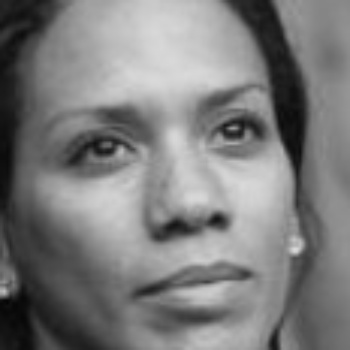
#> input picture images/Barbara_Becker_0001.jpg, 350 x 350 px, found by its file name; its folder holds only this picture in this run
$ python 'ak310 copy.py'
#> lines starting #> are read from the running program, lines starting #| are printed output that depends on the picture
import cv2
from imutils import paths
import imutils
import os
from os import listdir
from os.path import isfile
import numpy as np

def get_file_list(mypath):
#> in augment_data, img0 is the input picture: shape (350, 350, 3); min 5, max 218, mean 124.3
	inc_extensions = ['jpeg', 'png', 'jpg']
	onlyfiles = [f for f in listdir(mypath) if any(f.endswith(ext) for ext in inc_extensions)] #read all files in mypath; uses os module
	return onlyfiles #return list of image files

def rotate(image, rows, cols):
	for i in range(0, 4):
		rotation_angle = np.random.randint(low=-60, high=60)
		M = cv2.getRotationMatrix2D((cols,rows), rotation_angle, 1)
		t = cv2.warpAffine(image, M, (cols,rows))
		if i == 0:
			img_array = t[...,np.newaxis]
		else:
			img_array = np.concatenate((img_array, t[...,np.newaxis]), axis=3)
	return img_array

def translate(image, rows, cols):
	for i in range(0, 2):
		pixel_shift = np.random.randint(low=-rows*0.2, high=rows*0.2)
		h_shift = np.float32([[1,0,pixel_shift],[0,1,0]])
		v_shift = np.float32([[1,0,0],[0,1,pixel_shift]])
		t1 = cv2.warpAffine(image, h_shift, (cols,rows))
		t2 = cv2.warpAffine(image, v_shift, (cols,rows))
		if i == 0:
			img_array = np.concatenate((t1[...,np.newaxis], t2[...,np.newaxis]), axis=3)
		else:
			img_array = np.concatenate((img_array, t1[...,np.newaxis], t2[...,np.newaxis]), axis=3)
	return img_array

def save_images(image_array, save_path, image_name):
    image_name = image_name.replace(".jpeg", "")
    for index in range(0, image_array.shape[3]):
        image = image_array[:,:,:,index]
        print(image.shape)
        cv2.imwrite(save_path+image_name+"_"+str(index)+".jpg", image)

def apply_transformations(image, save_path):
#> called with save_path = 'D:\\ML\\IS622\\images\\augmented\\'
	rows, cols, dim = image.shape
#> rows = 350; cols = 350; dim = 3
	h_flip = cv2.flip(image, 1)
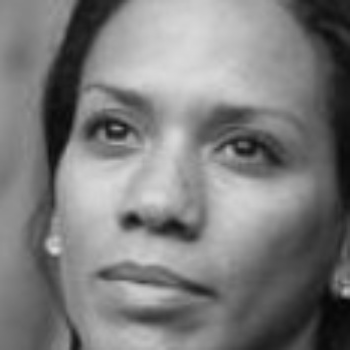
#> h_flip: shape (350, 350, 3); min 5, max 218, mean 124.3
	v_flip = cv2.flip(image, 0)
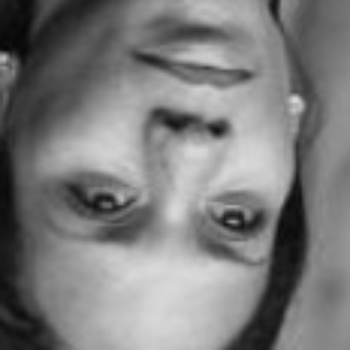
#> v_flip: shape (350, 350, 3); min 5, max 218, mean 124.3
	translated_ = translate(image, rows, cols)
#> the loop in translate, `for i in range(0, 2):` made 2 passes
#> pass 1, in translate, `t1 = cv2.warpAffine(image, h_shift, (cols,rows))`:
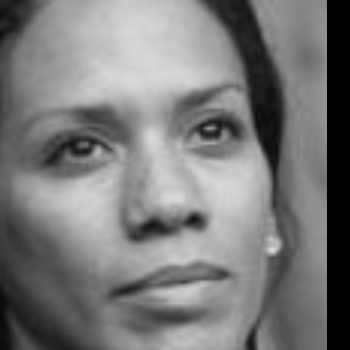
#> t1: shape (350, 350, 3); min 0, max 218, mean 121.6
#> pass 1, in translate, `t2 = cv2.warpAffine(image, v_shift, (cols,rows))`:
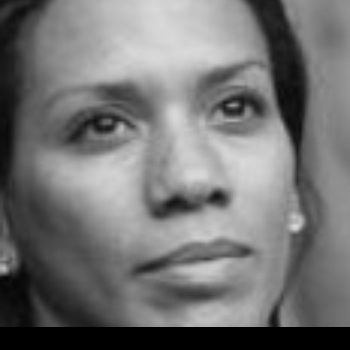
#> t2: shape (350, 350, 3); min 0, max 218, mean 115.9
#> pass 2, in translate, `t2 = cv2.warpAffine(image, v_shift, (cols,rows))`:
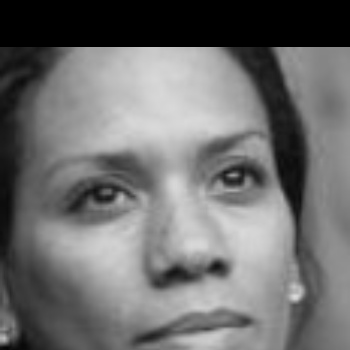
#> t2: shape (350, 350, 3); min 0, max 218, mean 111.4
	rotated_ = rotate(image, rows, cols)
#> the loop in rotate, `for i in range(0, 4):` made 4 passes
#> pass 1, in rotate, `t = cv2.warpAffine(image, M, (cols,rows))`:
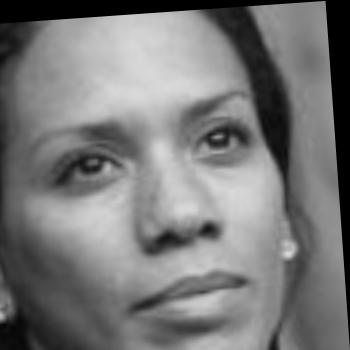
#> t: shape (350, 350, 3); min 0, max 218, mean 120.2
#> pass 2, in rotate, `t = cv2.warpAffine(image, M, (cols,rows))`:
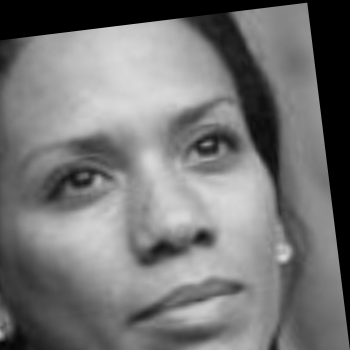
#> t: shape (350, 350, 3); min 0, max 218, mean 116.8
	img_array = np.concatenate((h_flip[...,np.newaxis], v_flip[...,np.newaxis], translated_, rotated_), axis=3)
	return img_array

def augment_data(image_path, image_list, save_path):
    for image in image_list:
        file = image_path + image
        img0 = cv2.imread(file) #read image
        transformed_ = apply_transformations(img0, save_path)
        save_images(transformed_, save_path, image)

if __name__ == '__main__':
	image_path = 'D:\\ML\\IS622\\images\\' #location of images
	save_path = 'D:\\ML\\IS622\\images\\augmented\\'
	image_list = get_file_list(image_path)
	augment_data(image_path, image_list, save_path)

$ run again, on images/Barbara_Walters_0004.jpg
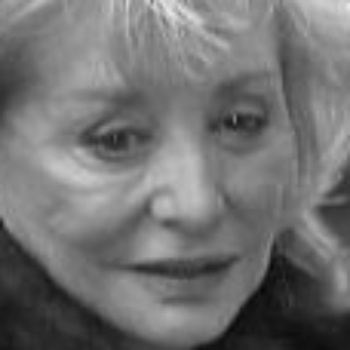
#> input picture images/Barbara_Walters_0004.jpg, 350 x 350 px, found by its file name
#> in augment_data, img0 is the input picture: shape (350, 350, 3); min 6, max 234, mean 113.5
#> in apply_transformations, `v_flip = cv2.flip(image, 0)`:
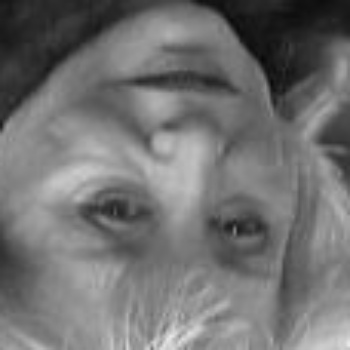
#> v_flip: shape (350, 350, 3); min 6, max 234, mean 113.5
#> the loop in rotate, `for i in range(0, 4):` made 4 passes
#> pass 2, in rotate, `t = cv2.warpAffine(image, M, (cols,rows))`:
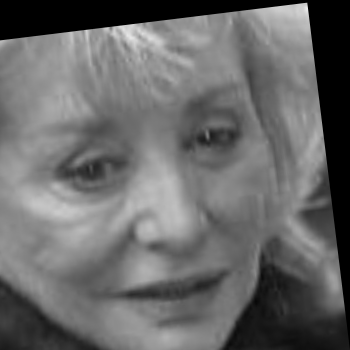
#> t: shape (350, 350, 3); min 0, max 232, mean 104.4

$ run again, on images/Debra_Messing_0002.jpg
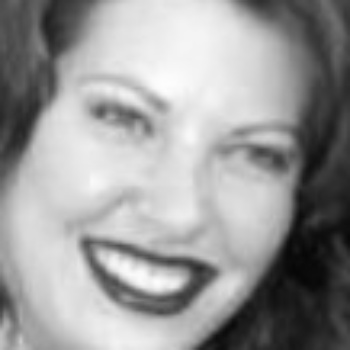
#> input picture images/Debra_Messing_0002.jpg, 350 x 350 px, found by its file name
#> in augment_data, img0 is the input picture: shape (350, 350, 3); min 6, max 253, mean 154.2
#> in apply_transformations, `v_flip = cv2.flip(image, 0)`:
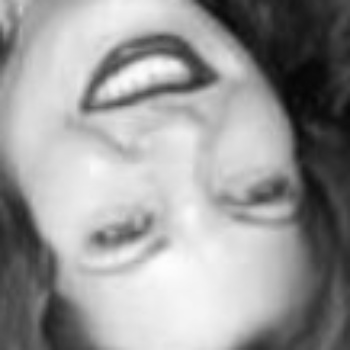
#> v_flip: shape (350, 350, 3); min 6, max 253, mean 154.2
#> the loop in rotate, `for i in range(0, 4):` made 4 passes
#> pass 2, in rotate, `t = cv2.warpAffine(image, M, (cols,rows))`:
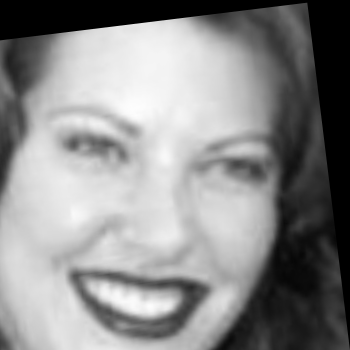
#> t: shape (350, 350, 3); min 0, max 253, mean 139.1

$ run again, on images/Elena_Bovina_0003.jpg
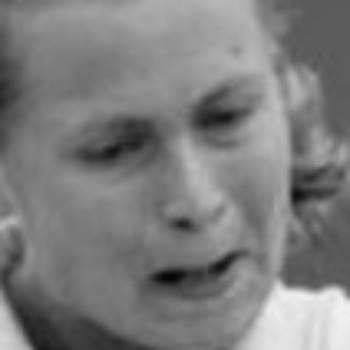
#> input picture images/Elena_Bovina_0003.jpg, 350 x 350 px, found by its file name
#> in augment_data, img0 is the input picture: shape (350, 350, 3); min 5, max 242, mean 125.1
#> the loop in rotate, `for i in range(0, 4):` made 4 passes
#> pass 2, in rotate, `t = cv2.warpAffine(image, M, (cols,rows))`:
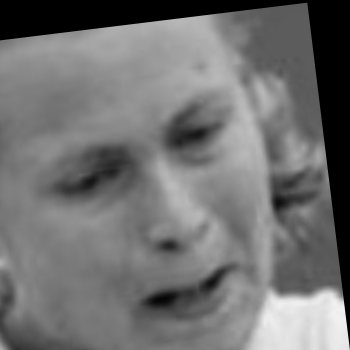
#> t: shape (350, 350, 3); min 0, max 242, mean 113
